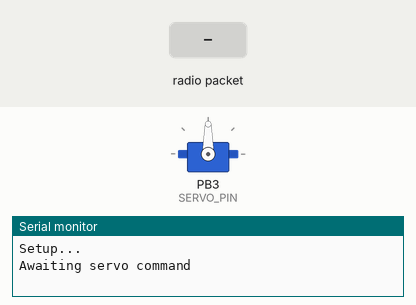
Recording of a sketch running on a simulated ATtiny85, built with avr-gcc and run on an emulated ATtiny85. On the bench: servo, the last lines printed to the serial monitor. The test bench sets the inputs (shaded band). No radio packets arrive unless stated.

Above: at 1.2 s.
1.3 s: radio packet "1" arrives
At 1.6 s:
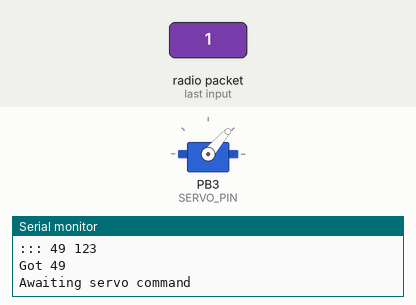
2.8 s: radio packet "0" arrives
At 3.9 s:
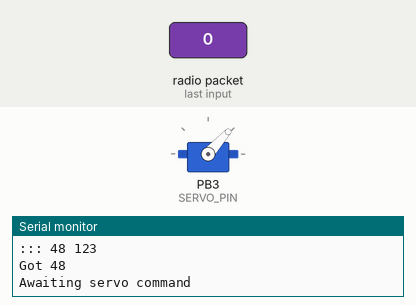
Timing chart, 0 to 5.8 s (numbered marks = the images above; inputs shaded):
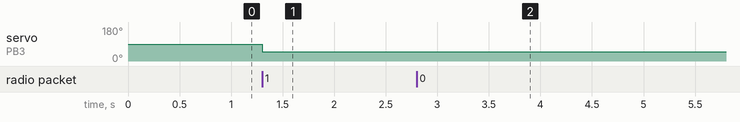

The sketch:

test.ino
```cpp
#include <RH_ASK.h>
// #include <Servo.h>  // Arduino's Servo library did not work, timer conflicts with RadioHead
#include <Adafruit_SoftServo.h>  // We used this servo instead

const int RX_CS_PIN = 9;

// Servo myservo;
Adafruit_SoftServo myservo;

RH_ASK driver;  // reciever CS=10 , reciever data = 11, transmitter data = 12
//pins
int WATER_PIN = A0;
int SERVO_PIN = 3;
int IR_PIN = 2;
int BEAM_BREAK_PIN = A3;
const uint64_t DRIVE_TIME = 1000;
uint64_t motor_Stop = 0;

const int WATER_THRESHOLD = 300;

//variables
bool isWet = false;
bool isBottom = true;
int waterVal;                        //Analog value of water
static byte servoDiveCommand = 0;    // angle value that the dive method sends to the servo
static byte servoRiseCommand = 180;  // angle value that the rise method sends to the servo
static byte servoCoastCommand = 90;
uint64_t unix_epoch_offset = 0;  //
uint64_t start_time = 0;
uint64_t current_time = start_time + current_time;
unsigned long ThenTime;  // comparing time
unsigned long NowTime;   // comparing time
//digitalRead(VOLTAGE_PIN,HIGH);


void setup() {

  Serial.begin(9600);
  pinMode(WATER_PIN, INPUT);
  pinMode(SERVO_PIN, INPUT);
  pinMode(IR_PIN, INPUT);
  myservo.attach(SERVO_PIN);

  Serial.println("Setup...");

  if (!driver.init())
    Serial.println("radio init failed");

  pinMode(RX_CS_PIN, OUTPUT);
  digitalWrite(RX_CS_PIN, HIGH);
}


/**
 * recieve data from radio reciever , returns -1 if no data found
 */
int recieve() {
  uint8_t buf[sizeof(int8_t)] = { 0 };
  uint8_t buflen = sizeof(int8_t);
  // Non-blocking check
  if (!driver.recv(buf, &buflen)) {
      return -1;
  }
  Serial.print("::: ");
  Serial.print(buf[0]);
  Serial.print(" ");
  Serial.println(buf[1]);
  return buf[0];
}

void loop() {
  Serial.println("Awaiting servo command");
  int8_t command = 0;
  while ((command = recieve()) == -1) {
    myservo.refresh();
  }

  Serial.println("Got " + String(command));
  myservo.write((uint8_t)command);
  myservo.refresh();
}
```

Measured:
- after the input at 1.3 s, servo on PB3 (SERVO_PIN): 90° → 49° at once
- after the input at 2.8 s, servo on PB3 (SERVO_PIN): 49° → 48° at once
